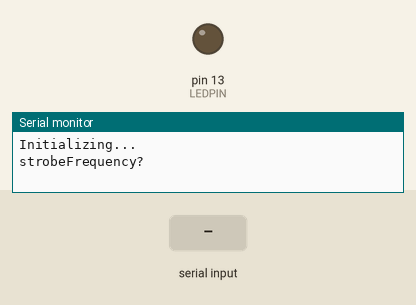
A sketch run on a simulated Arduino Uno, built with avr-gcc and run on an emulated ATmega328P. On the bench: output pins drawn as LEDs (lit = HIGH), the last lines printed to the serial monitor. Inputs (shaded band) come from the test bench.

Above: at 5.2 s.
5.3 s: "5\n" received over Serial
At 7.1 s:
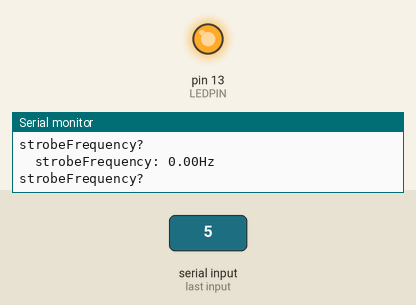
Timing chart, 0 to 12.0 s (numbered marks = the images above; inputs shaded):
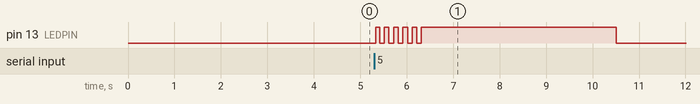

Measured:
- after the input at 5.3 s, pin 13 (LEDPIN): goes 5 × (HIGH 0.09 s, LOW 0.10 s), HIGH 4.2 s, then LOW, starting at once

The sketch:

hyperLoupe.ino
```cpp
#include <avr/io.h>
#include <avr/interrupt.h>
#include <math.h>

#define LEDPIN 13           // use internal LED for now

float strobeFrequency;      // Hz
int timerCount;             // equiavlent to half the period of the strobe
String statusString;

void setup() {
  pinMode(LEDPIN, OUTPUT);
  Serial.begin(9600);
  clearBuffer();                       // or else print gibberish to console
  Serial.println("Initializing...");
}

void loop() {
  Serial.println("strobeFrequency?");
  while (Serial.available() == 0);
  strobeFrequency = Serial.parseFloat();
  computeTimerCount();
  reportConfiguration();
  initializeTimer();
}

// TODO this is gross
void clearBuffer() {
  delay(2000);                  // magic
  while (Serial.read() > 0);    // burn through buffer
  delay(2000);                  // magic
}

// set Interrupt Service Routine
// TODO implement strobe duration in software(?) currently LED is half-on, half-off
ISR(TIMER1_COMPA_vect) {
  digitalWrite(LEDPIN, !digitalRead(LEDPIN));
}

// updates timerCount
// assumes 1024 prescaler
void computeTimerCount() {
  // 6.4e-5 seconds per ccyle for 1024 prescaler
  // multiply by 2 because we need to toggle on and then toggle off
  // subtract 1 because resetting the register consumes a cycle
  timerCount = round((1 / strobeFrequency) / (0.000064 * 2)) - 1;
}

// prints current configuration to the console
void reportConfiguration() {
  statusString = "\tstrobeFrequency: ";
  statusString += strobeFrequency;
  statusString += "Hz";
  Serial.println(statusString);
  Serial.flush();
}

void initializeTimer() {
  cli();                       // disable global interrupts
  // set both registers to 0
  TCCR1A = 0;
  TCCR1B = 0;
  OCR1A = timerCount;          // set compare match register
  TCCR1B |= (1 << WGM12);      // set Clear Timer on Compare Match
  // set CS10 and CS12 bits for 1024 prescaler
  TCCR1B |= (1 << CS10);
  TCCR1B |= (1 << CS12);
  TIMSK1 |= (1 << OCIE1A);     // enable timer compare interrupt
  sei();                       // enable global interrupts
}
```
